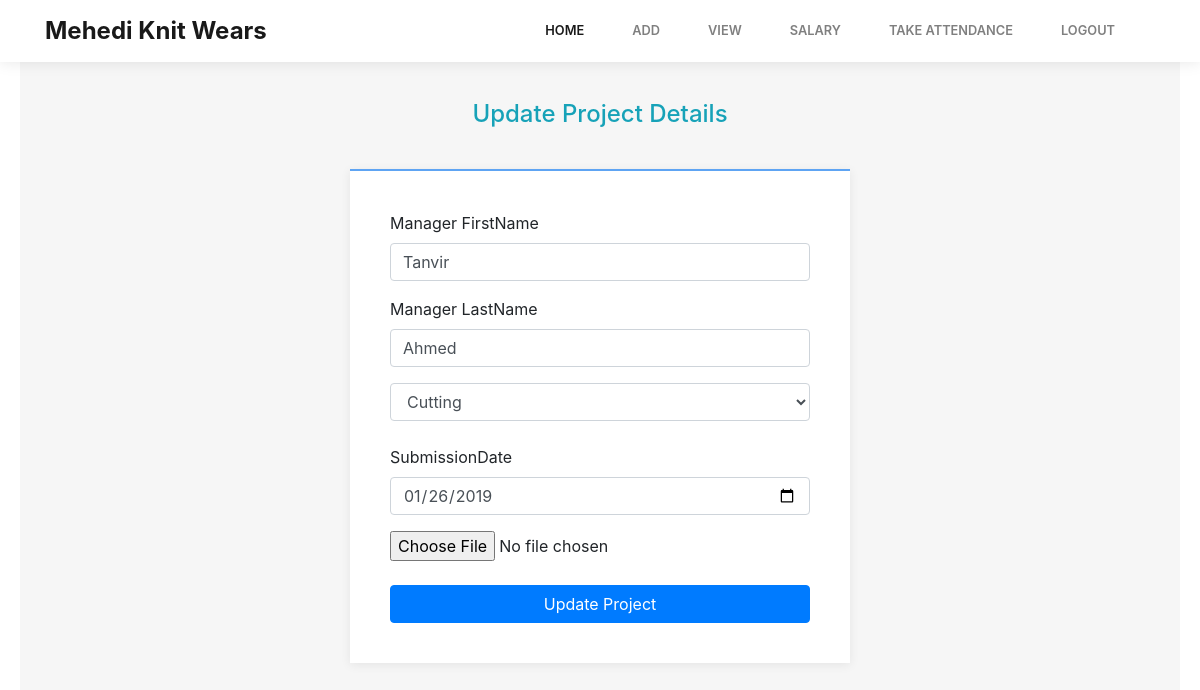
The app's page /edit_pro.php?id=15 (signed in) with its own data.
### tables this page shows
CREATE TABLE `project` (
  `id` int(11) NOT NULL,
  `man_fname` varchar(150) NOT NULL,
  `man_lname` varchar(50) NOT NULL,
  `man_dept` varchar(50) NOT NULL,
  `file` longblob NOT NULL,
  `type` varchar(100) NOT NULL,
  `size` varchar(150) NOT NULL,
  `given_date` date NOT NULL,
  `sub_date` date NOT NULL,
  `status` enum('Not Yet Done','Done') NOT NULL
);

### edit_pro.php (the view, shortened to what this page needs)
<?php
if($_SESSION['user']['role']=='registry'){
?>
<!DOCTYPE html>
<html>
<head>
    <link rel="stylesheet" href="assets/bootstrap/css/bootstrap.min.css">
    <link rel="stylesheet" href="assets/fonts/font-awesome.min.css">
    <link rel="stylesheet" href="assets/fonts/simple-line-icons.min.css">
    <link rel="stylesheet" href="assets/css/styles.min.css">
</head>
<body>
    <nav class="navbar navbar-light navbar-expand-lg fixed-top bg-white clean-navbar">
        <div class="container"><a class="navbar-brand logo" href="#"><strong>Mehedi Knit Wears</strong></a>
            <div
                class="collapse navbar-collapse" id="navcol-1">
                <ul class="nav navbar-nav ml-auto">
                    <li class="nav-item" role="presentation"><a class="nav-link active" href="registry.php">Home</a></li>
							<div class="dropdown">
							   <li class="nav-item" role="presentation"><a class="nav-link " href="">Add</a></li>
							  </div>
							<div class="dropdown">
							   <li class="nav-item" role="presentation"><a class="nav-link " href="">View</a></li>
							</div>
					<li class="nav-item" role="presentation"><a class="nav-link" href="salary.php">Salary</a></li>
					<li class="nav-item" role="presentation"><a class="nav-link" href="attendance.php">Take Attendance</a></li>
					 <li class="nav-item" role="presentation"><a class="nav-link" href="logout.php">Logout</a></li>
                </ul>
        </div>
        </div>
    </nav>
<?php
include_once("db.php");
include_once("header.php");
?>
<?php
$id = $_GET['id'];
$result = mysqli_query($conn, "SELECT * FROM project WHERE id=$id");
while($res = mysqli_fetch_array($result))
{
    $man_fname = $res['man_fname'];
    $man_lname = $res['man_lname'];
    $man_dept = $res['man_dept'];
	$sub_date = $res['sub_date'];
}
?>
<main class="page registration-page">
        <section class="clean-block clean-form dark">
            <div class="container">
                <div class="block-heading">
                    <h4 class="text-info">Update Project Details</h4>
                </div>
                <form action="edit_pro.php" method="post" enctype="multipart/form-data">
                    <div class="form-group"><label for="man_fname">Manager FirstName</label><input class="form-control item" type="text" id="man_fname" name="man_fname"  value="<?php echo $man_fname;?>">
</div>
                    <div class="form-group"><label for="man_lname">Manager LastName</label><input class="form-control item" type="text" id="man_lname" name="man_lname" value="<?php echo $man_lname;?>">
</div>
<select type="text" class="form-control" id="man_dept" name="man_dept">
		 <option value="cutting"<?php echo ($man_dept=='cutting')?'selected':'' ?>>Cutting</option>
      </select>
	<div class="form-group"><label for="sub_date">SubmissionDate</label><input class="form-control item" type="date" id="sub_date" name="sub_date" value="<?php echo $sub_date;?>"/>
  <div><?php if(isset($sub_dateerror)){
    echo '<div class=error>'.$sub_dateerror.'</div>';}?></div></div>
	<input type="file" name="file" id="file"><br/>
				</br>	<button class="btn btn-primary btn-block" name="update" type="submit">Update Project</button>
				</form>
            </div>
        </section>
    </main>
</body>
</html><?php } ?>

### records on screen
project: man_fname "Tanvir", man_lname "Ahmed", man_dept "Cutting", sub_date "01/26/2019"
